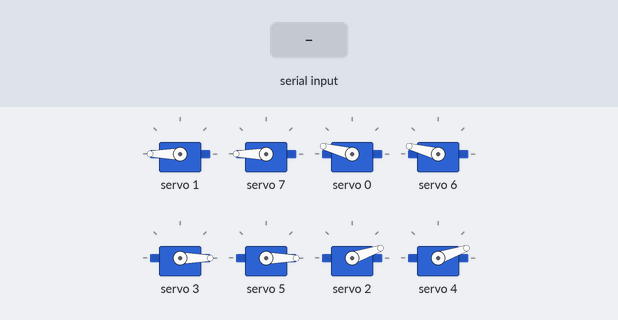
The sketch below on a simulated Arduino Uno, built with avr-gcc and run on an emulated ATmega328P. Parts: 8 × servo. The inputs (shaded band) are chosen by the test bench. What the sketch prints to the serial monitor is not drawn.

Above: at 3.5 s.
3.6 s: "0\n" received over Serial
At 3.86 s:
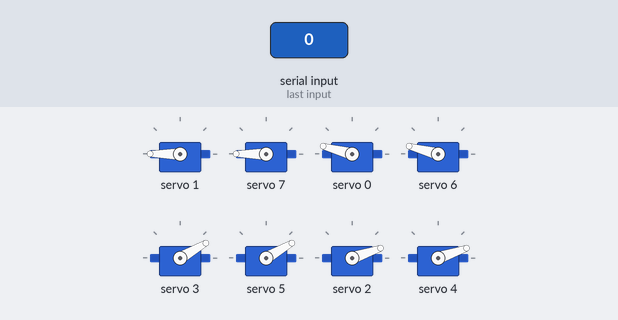
5.4 s: "1\n" received over Serial
At 5.55 s:
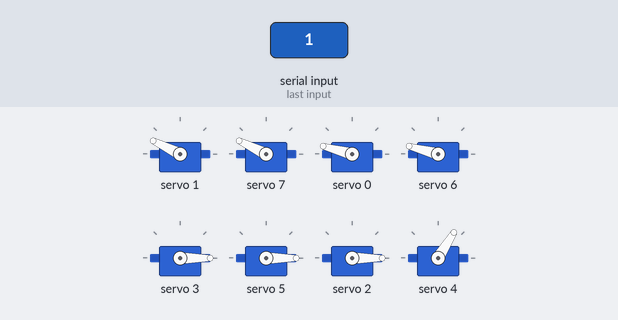
8.4 s: "2\n" received over Serial
At 8.55 s:
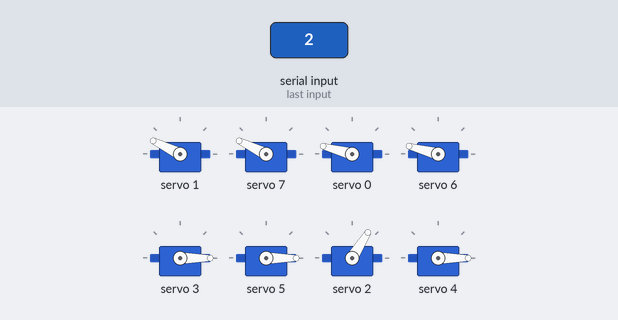
11.4 s: "4\n" received over Serial
At 11.55 s:
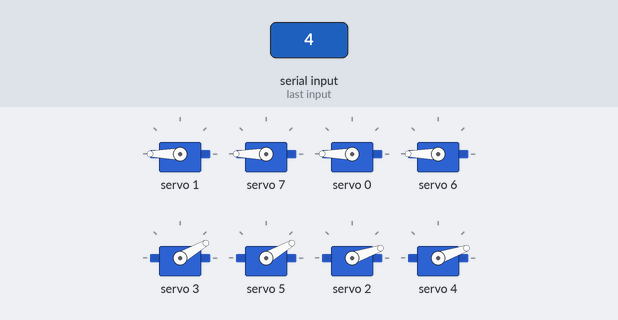
Timing chart, 0 to 14.2 s (numbered marks = the images above; inputs shaded):
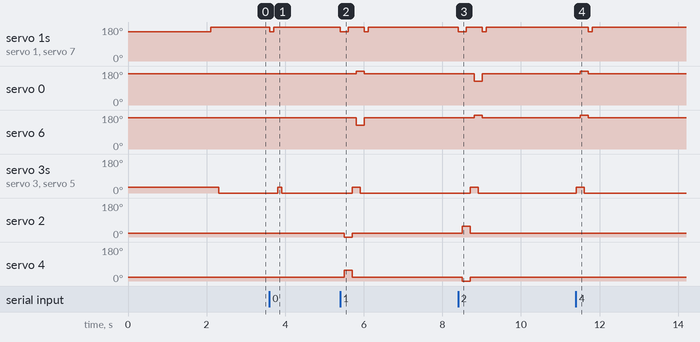

Measured:
- after the input at 3.6 s, servo 1, servo 7: 180° → 154° at once, → 180° 0.10 s later; servo 3, servo 5: 0° → 30° after 0.21 s, → 0° 0.10 s later
- after the input at 5.4 s, servo 1, servo 7: 180° → 154° at once, → 180° 0.20 s later, → 154° 0.41 s later, → 180° 0.10 s later; servo 0: 165° → 180° after 0.41 s, → 165° 0.20 s later; servo 6: 165° → 126° after 0.41 s, → 165° 0.20 s later; servo 3, servo 5: 0° → 30° after 0.31 s, → 0° 0.20 s later; servo 2: 19° → 0° after 0.11 s, → 19° 0.20 s later
- after the input at 8.4 s, servo 1, servo 7: 180° → 154° at once, → 180° 0.20 s later, → 154° 0.41 s later, → 180° 0.10 s later; servo 0: 165° → 126° after 0.41 s, → 165° 0.20 s later; servo 6: 165° → 180° after 0.41 s, → 165° 0.20 s later; servo 3, servo 5: 0° → 30° after 0.31 s, → 0° 0.20 s later; servo 2: 19° → 58° after 0.11 s, → 19° 0.20 s later
- after the input at 11.4 s, servo 1, servo 7: 180° → 154° after 0.31 s, → 180° 0.10 s later; servo 0, servo 6: 165° → 180° after 0.11 s, → 165° 0.20 s later; servo 3, servo 5: 0° → 30° at once, → 0° 0.20 s later

The sketch:

Quadruped_Workshop_code.ino
```cpp
#include <Adafruit_PWMServoDriver.h>
#include <Wire.h>
#include "Quadruped_parameters.h"

// create an instance of the 'Adafruit_PWMServoDriver' class named pwm.
// default address 0x40
Adafruit_PWMServoDriver pwm = Adafruit_PWMServoDriver();


// declaring global variables for later use
// calibration settings for the servo when using the Adafruit_PWMServoDriver library
#define MIN_PULSE_WIDTH 110
#define MAX_PULSE_WIDTH 625
#define FREQUENCY 60
#define interval 100

// servos name
#define FL1 0
#define FL2 1
#define FR1 2
#define FR2 3
#define BL1 4
#define BL2 5
#define BR1 6
#define BR2 7

//HC06 name and password
String btName = "QuadrupedPrototype";
String btPin = "1111";


// the setup loop will run once
void setup() {
  //set up data rate in bit per second for serial data communication
  Serial.begin(9600);

  // setup PCA8650 16 channel servo controller
  pwm.begin(); //initialise pwm
  pwm.setPWMFreq(FREQUENCY); // Analog servos run at ~60 Hz updates

  // setup hc06 bluetooth module
  // change name & pin of hc06 bluetooth module
  Serial.print("AT+NAME" + btName);
  delay(1000);

  Serial.print("AT+PIN" + btPin);
  delay(1000);

  // go to resting position
  rest();
}


//the void loop will run forever until it is stoped intentionally
void loop() {
  // A non-blocking approach to read from the serial buffer
  if (Serial.available() > 0) {
    // Read incoming serial data until a newline is received
    String inputString = Serial.readStringUntil('\n');

    // Check if the string is not empty
    if (inputString.length() > 0) {
      // Parse the input string into an integer
      int inputMovement = inputString.toInt();

      // execute respective function according to the input command
      switch (inputMovement) {
        case 0:
          rest();
          break;
        case 1:
          moveForward();
          break;
        case 2:
          moveBackward();
          break;
        case 3:
          turnLeft();
          break;
        case 4:
          turnRight();
          break;
        default:
          // Consider adding a response for an unrecognized command
          break;
      }

      // After processing the command, flush the serial to clear any pending data
      Serial.flush();
    }

    // Command acknowledgment feedback to the sender
    // to synchronize command sending and robot action - prevent the command overflow
    Serial.println("ok");
  }

}


// map angle to min & max pw for pwm.setPWM function
void setServo(int servo, int angle) {
  int duty;
  duty = map(angle, 0, 180, MIN_PULSE_WIDTH, MAX_PULSE_WIDTH);
  pwm.setPWM(servo, 0, duty);
}


/////////////////////////////////// MOVEMENTS OF QUADRUPED /////////////////////////////////////////////////


// function for quadruped to be in resting position
void rest() {

  setServo(FL2, FL2_up);
  setServo(BR2, BR2_up);
  setServo(FL1, FL1_center);
  setServo(BR1, BR1_center);
  delay(interval);
  setServo(FL2, FL2_center);
  setServo(BR2, BR2_center);
  delay(interval);
  setServo(FR2, FR2_up);
  setServo(BL2, BL2_up);
  setServo(FR1, FR1_center);
  setServo(BL1, BL1_center);
  delay(interval);
  setServo(FR2, FR2_center);
  setServo(BL2, BL2_center);

}

// function for quadruped to move foward
void moveForward() {

  setServo(FL2, FL2_up);
  setServo(BR2, BR2_up);
  delay(interval);
  setServo(FR1, FR1_CW);
  setServo(BL1, BL1_CCW);
  delay(interval);
  setServo(FL2, FL2_center);
  setServo(BR2, BR2_center);
  delay(interval);
  setServo(FR2, FR2_up);
  setServo(BL2, BL2_up);
  setServo(FR1, FR1_center);
  setServo(BL1, BL1_center);
  delay(interval);
  setServo(FL1, FL1_CCW);
  setServo(BR1, BR1_CW);
  delay(interval);
  setServo(FR2, FR2_center);
  setServo(BL2, BL2_center);
  delay(interval);
  setServo(FL2, FL2_up);
  setServo(BR2, BR2_up);
  setServo(FL1, FL1_center);
  setServo(BR1, BR1_center);
  delay(interval);
  setServo(FL2, FL2_center);
  setServo(BR2, BR2_center);

}

// function for quadruped to move backward
void moveBackward() {

  setServo(FL2, FL2_up);
  setServo(BR2, BR2_up);
  delay(interval);
  setServo(FR1, FR1_CCW);
  setServo(BL1, BL1_CW);
  delay(interval);
  setServo(FL2, FL2_center);
  setServo(BR2, BR2_center);
  delay(interval);
  setServo(FR2, FR2_up);
  setServo(BL2, BL2_up);
  setServo(FR1, FR1_center);
  setServo(BL1, BL1_center);
  delay(interval);
  setServo(FL1, FL1_CW);
  setServo(BR1, BR1_CCW);
  delay(interval);
  setServo(FR2, FR2_center);
  setServo(BL2, BL2_center);
  delay(interval);
  setServo(FL2, FL2_up);
  setServo(BR2, BR2_up);
  setServo(FL1, FL1_center);
  setServo(BR1, BR1_center);
  delay(interval);
  setServo(FL2, FL2_center);
  setServo(BR2, BR2_center);

}

// function for quadruped to turn left
void turnLeft() {

  setServo(FL2, FL2_up);
  setServo(BR2, BR2_up);
  delay(interval);
  setServo(FR1, FR1_CW);
  setServo(BL1, BL1_CW);
  delay(interval);
  setServo(FL2, FL2_center);
  setServo(BR2, BR2_center);
  delay(interval);
  setServo(FR2, FR2_up);
  setServo(BL2, BL2_up);
  setServo(FR1, FR1_center);
  setServo(BL1, BL1_center);
  delay(interval);
  setServo(FR2, FR2_center);
  setServo(BL2, BL2_center);

}

// function for quadruped to turn right
void turnRight() {

  setServo(FR2, FR2_up);
  setServo(BL2, BL2_up);
  delay(interval);
  setServo(FL1, FL1_CCW);
  setServo(BR1, BR1_CCW);
  delay(interval);
  setServo(FR2, FR2_center);
  setServo(BL2, BL2_center);
  delay(interval);
  setServo(FL2, FL2_up);
  setServo(BR2, BR2_up);
  setServo(FL1, FL1_center);
  setServo(BR1, BR1_center);
  delay(interval);
  setServo(FL2, FL2_center);
  setServo(BR2, BR2_center);

}
```

Quadruped_parameters.h
```cpp
int offsetLowerLeg = 20;
int offsetUpperLeg = 20;

//upper joint
int FL1_center = 155;
int FL1_CW =120;
int FL1_CCW =180;

int FR1_center =25;
int FR1_CW =0;
int FR1_CCW =60;

int BL1_center =25;
int BL1_CW =0;
int BL1_CCW =60;

int BR1_center =155;
int BR1_CW =120;
int BR1_CCW =180;

//lower joint
int FL2_center = 180;
int FL2_up = 145;

int FR2_center = 0;
int FR2_up = 35;

int BL2_center = 0;
int BL2_up = 35;

int BR2_center = 180;
int BR2_up = 145;
```
